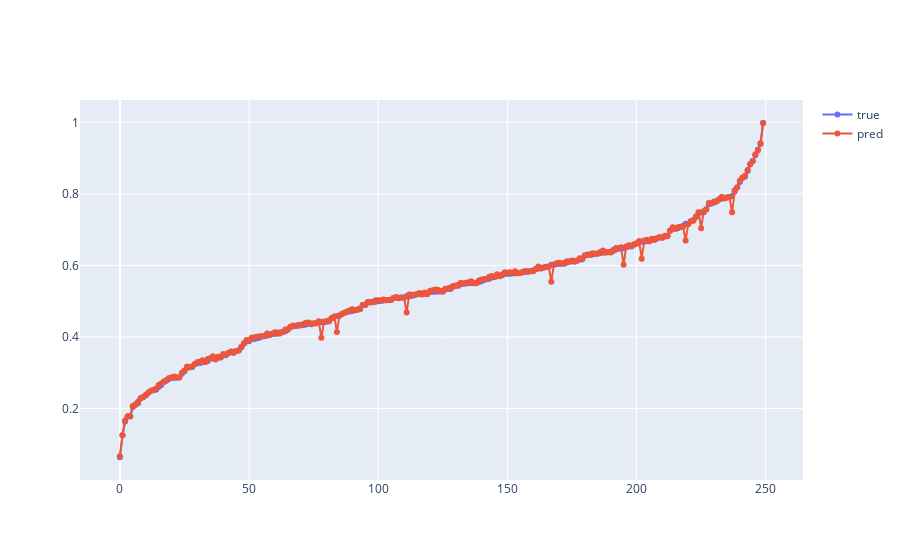

Notebook cell for this chart:
### Code cell
c= 0.05
weight = np.linalg.inv((Xtrain.T).dot(Xtrain)+c*I).dot(Xtrain.T).dot(ytrain)
print(weight)
## test
pred = np.dot(Xtest, weight)
rst_mse = mse(ytest, pred)
print(rst_mse, rmse(ytest, pred), mae(ytest, pred))
edf = pd.DataFrame({'target': ytest, 'pred': pred})
edf.sort_values(by='target', inplace=True)
draw_lines([i for i in range(len(ytest))], [edf.target, edf.pred], ['true', 'pred'])

### Figure 1 — Plotly figure (JSON) as saved in the notebook; plotly's stock layout.template omitted (floating-point values rounded to 4 significant figures; data arrays with more than 128 entries replaced by an {"elided": "..."} marker saying what was removed)
{"data": [{"mode": "lines+markers", "name": "true", "type": "scatter", "x": {"elided": "250 int values"}, "y": {"elided": "250 float values"}}, {"mode": "lines+markers", "name": "pred", "type": "scatter", "x": {"elided": "250 int values"}, "y": {"elided": "250 float values"}}], "layout": {}}
